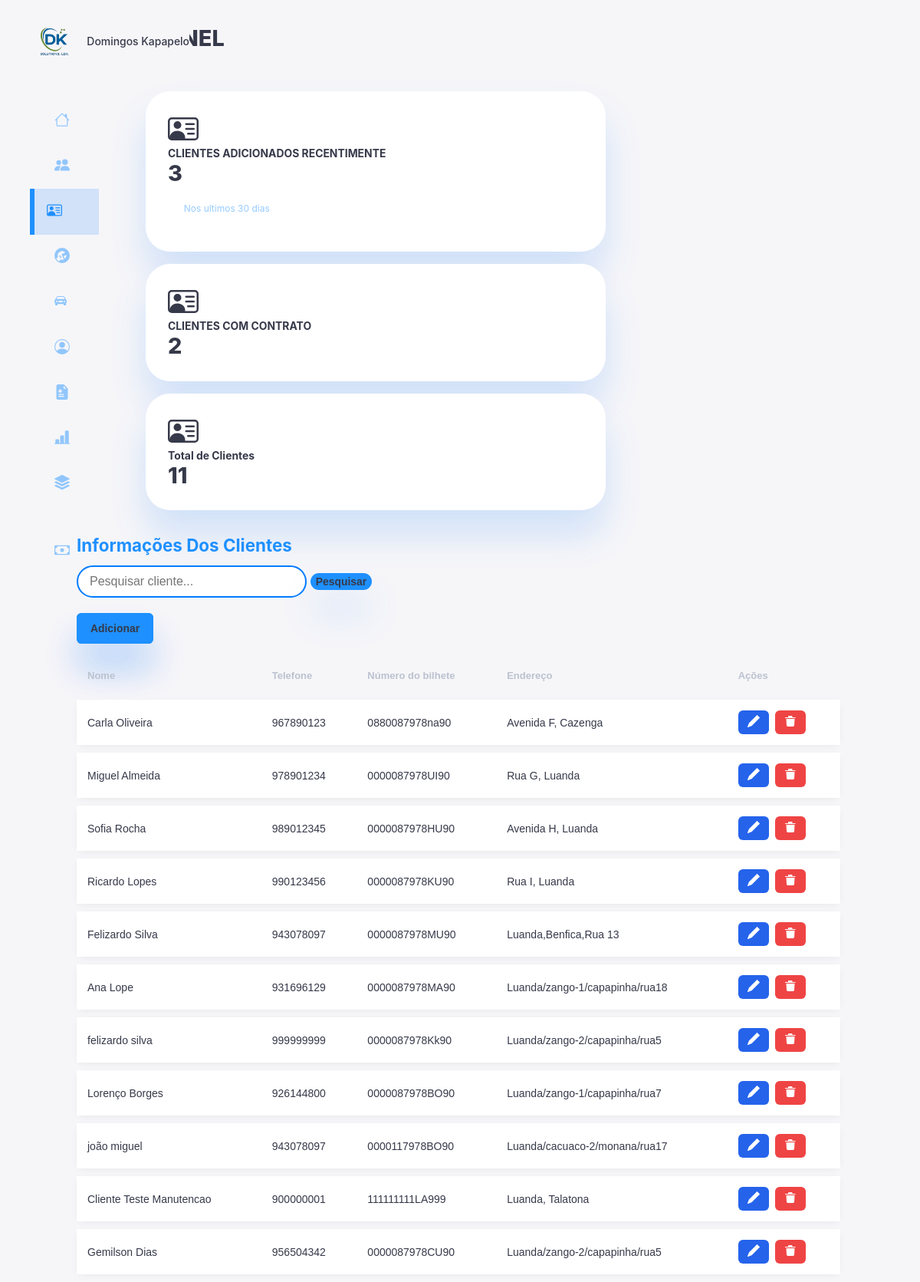
The app's page /Admistrador/clientes.php (signed in) with its own data.
### tables this page shows
CREATE TABLE `clientes` (
  `id_cliente` int(11) NOT NULL,
  `nome` varchar(100) NOT NULL,
  `telefone` varchar(20) DEFAULT NULL,
  `numero_bi` varchar(20) NOT NULL,
  `endereco` varchar(200) DEFAULT NULL,
  `criado_em` timestamp NOT NULL DEFAULT current_timestamp(),
  `email` varchar(255) NOT NULL
);

### Admistrador/models/clientes _models.php (called while the page is built, shortened)
<?php
            include_once('./configuracao/conexao.php');
            require_once "./funcoes/elimina.php";
            $pesquisa = isset($_GET['pesquisar']) ? $_GET['pesquisar'] : '';
            if($pesquisa == ''){
                $sql = "SELECT * FROM clientes";
                $stmt = $conn->prepare($sql);
            }
            $stmt->execute();
            $result = $stmt->get_result();
?>

### Admistrador/clientes.php (the view, shortened to what this page needs)
<?php
        include_once('./configuracao/conexao.php');
        include_once("./models/clientes _models.php");
?>
<!DOCTYPE html>
<html lang="pt">
 <head>
    <link rel="stylesheet" href="../views/css/Clientes.css?v=1.0">
  </head>
   <body>
    <div class="container">
   <?php include_once('sidebar.php');?>
              <main>
                <h1 class="cina">PAINEL </h1>
                 <div class="insights">
                    <div class="sales">
                        <span>
                        </span>
                        <div class="midlle">
                                <h3>  CLIENTES ADICIONADOS RECENTIMENTE</h3>
                               <?php
                                $sql_clientes_recentes = "SELECT COUNT(*) AS total FROM clientes WHERE criado_em >= DATE_SUB(NOW(), INTERVAL 30 DAY)";
                                $result_clientes_recentes = mysqli_query($conn, $sql_clientes_recentes);
                                $row_clientes_recentes = mysqli_fetch_assoc($result_clientes_recentes);
                                $total_clientes_recentes = $row_clientes_recentes['total'];
                                ?>
                            <p class="numero-dashboard"><h1><?=$total_clientes_recentes  ?></h1></p>
                        </div>
                        <small class="text-muted">
                            Nos ultimos 30 dias
                        </small>
                    </div>
                           <div class="sales">
                        <span>
                        </span>
                        <div class="midlle">
                                <h3> CLIENTES COM  CONTRATO </h3>
                            <?php
                        $sql_clientes_contrato = "SELECT COUNT(DISTINCT id_cliente) AS total FROM contratos";
                        $result_clientes_contrato = mysqli_query($conn, $sql_clientes_contrato);
                        $row_clientes_contrato = mysqli_fetch_assoc($result_clientes_contrato);
                        $total_clientes_contrato = $row_clientes_contrato['total'];
                        ?>
                        <p class="numero-dashboard"><h1><?= $total_clientes_contrato ?></h1></p>
                        </div>
                    </div>
                        <div class="sales">
                        <span>
                        </span>
                        <div class="midlle">
                            <?php
                            $sql_total_clientes = "SELECT COUNT(*) AS total FROM clientes";
                            $result_total_clientes = mysqli_query($conn, $sql_total_clientes);
                            $row_total_clientes = mysqli_fetch_assoc($result_total_clientes);
                            $total_clientes = $row_total_clientes['total'];
                            ?>
                            <h3>Total de Clientes</h3>
                            <p class="numero-dashboard">
                          <h1><?= $total_clientes ?></h1> </p>
                        </div>
                    </div>
                 </div>
            <div class="Recent-Order">
                <h2>Informações Dos Clientes</h2>
                        <form method="GET" action="">
                <div class="search-container">
                   <input type="text"
       id="pesquisa"
       placeholder="Pesquisar cliente..."
        class="searchInput">
                    <button type="submit" class="Pesquisar">
                        <h3>Pesquisar</h3>                     </button>
                </div>
            </form>
                 <div class="btn-add">
                    <a href="registar_clientes.php">
                        <button class="btn-add">
                           <h3>Adicionar </h3>
                        </button>
                    </a>
                </div>
             <div class="table-container">
                <table   class="modern-table">
                    <thead>
                        <tr>
                            <th>Nome</th>
                            <th> Telefone</th>
                            <th>Número do bilhete</th>
                            <th>Endereço</th>
                            <th>Ações</th>
                        </tr>
                    </thead>
                    <tbody>
                      <tbody id="resultado">
<?php
    if ($result->num_rows > 0) {
        while ($row = $result->fetch_assoc()) {
            echo "<tr>";
            echo "<td>".$row['nome']."</td>";
            echo "<td>".$row['telefone']."</td>";
            echo "<td>".$row['numero_bi']."</td>";
            echo "<td>".$row['endereco']."</td>";
            echo "<td class='actions'>
                <a class='btn view' href='Atualizacao_do_Cliente.php?id=".$row['id_cliente']."'>
                    <svg xmlns='http://www.w3.org/2000/svg' width='16' height='16' fill='currentColor' class='bi bi-pencil' viewBox='0 0 16 16'>
                        <path d='M12.146.146a.5.5 0 0 1 .708 0l3 3a.5.5 0 0 1 0 .708l-10 10a.5.5 0 0 1-.168.11l-5 2a.5.5 0 0 1-.65-.65l2-5a.5.5 0 0 1 .11-.168z'/>
                    </svg>
                </a>";
            if ($_SESSION['nivel'] === "admin") {
                echo "<a class='btn delete' href='clientes.php?excluir_id=".$row['id_cliente']."' onclick=\"return confirm('Tem certeza que deseja deletar?')\">
                    <svg xmlns='http://www.w3.org/2000/svg' width='16' height='16' fill='currentColor' class='bi bi-trash3' viewBox='0 0 16 16'>
                        <path d='M6.5 1h3a1 1 0 0 1 1 1V3h4v1H1V3h4V2a1 1 0 0 1 1-1z'/>
                        <path d='M2.5 5h11l-.5 8.5A2 2 0 0 1 11 15H5a2 2 0 0 1-2-1.5L2.5 5z'/>
                    </svg>
                </a>";
            }
            echo "</td>";
            echo "</tr>";
        }
    }
?>
</tbody>
           </table>
          </div>
              </main>
               <div class="right">
                </div>
        </div>
 </body>
</html>

### views/css/clientes.css (style rules this page uses)
:root { --color-primary: #1e90ff ; --color-danger: #ff7782; --color-success: #41f1b6; --color-warning: #ffbb55; --color-white: #fff; --color-info-dark: #1e8fff77 ; --color-info-light: #dce; --color-dark: #363949; --color-light: rgba(11, 114, 248, 0.158); --color-primary-variant: #1e90ff; --color-dark-variant: #1e90ff; --color-background: #f6f6f9; --card-border-radius: 2rem; --card-border-radius-1: 0.4rem; --card-border-radius-2: 0.8rem; --card-border-radius-3: 1.2rem; --card-padding: 1.8rem; --padding-2: 1.2rem; --box-shadow: 0 2rem 3rem var(--color-light); }
* { margin: 0; padding: 0; outline: 0; appearance: none; border: 0; text-decoration: none; list-style: none; box-sizing: border-box; }
html { font-size: 16px; }
body { width: 100vw; height: 100vh; font-family: 'Inter', sans-serif; background: var(--color-background); user-select: none; overflow-x: hidden ; color: var(--color-dark); transition: opacity 1s ease; }
.container { display: grid; width: 96%; margin: 0 auto; gap: 1.8rem; grid-template-columns: 14rem auto 23rem; }
a { color: var(--color-dark); }
h1 { font-weight: 800; font-size: 1.8rem; }
h2 { font-size: 1.4rem; }
h3 { font-size: 0.87rem; }
small { font-size: 0.75rem; }
.text-muted { color: var(--color-info-dark); }
p { color: var(--color-dark-variant); }
main { margin-top: 2rem; margin-left: 10px; }
main .insights { display: grid; grid-template-columns: repeat(3,1fr); gap: 10px; margin-top: 36px; }
main .insights > div { background: var(--color-white); padding: var(--card-padding); border-radius: var(--card-border-radius); margin-top: 1rem; box-shadow: var(--box-shadow); transition: all 300ms ease; width: 290px; }
main .insights small { margin: 1.3rem; display: block; }
main .Recent-Order { margin-top: 2rem; }
main .Recent-Order h2 { margin-bottom: 0.8rem; color: var(--color-dark-variant); }
main .Recent-Order .search-container { width: 100%; margin-bottom: 20px; display: flex; }
main .Recent-Order .searchInput { width: 300px; padding: 10px 15px; font-size: 16px; border: 2px solid #007bff; border-radius: 25px; outline: none; transition: 0.3s; background: var(--color-white); color:var(--color-dark); }
main .Recent-Order .btn-add { background:#1e90ff; border-radius: var(--card-border-radius-1); width: 100px; margin-bottom: 10px; color:var(--color-dark); height: 40px; box-shadow: var(--box-shadow); }
main .Recent-Order .Pesquisar { background:#1e90ff; border-radius: 25px; width: 80px; margin-bottom: 10px; color:var(--color-dark); box-shadow: var(--box-shadow); margin-left: 5px; font-size: 16px; margin-top: 10px; }
.modern-table { width: 100%; border-collapse: separate; border-spacing: 0 10px; font-family: Arial, sans-serif; }
.modern-table thead th { text-align: left; padding: 14px; font-size: 13px; color: #bbc2cf; }
.modern-table tbody tr { background: var(--color-white); box-shadow: 0 2px 8px rgba(0,0,0,0.05); border-radius: 10px; transition: 0.2s; }
.modern-table td { padding: 14px; font-size: 14px; color: var(--color-dark); }
.actions { display: flex; gap: 8px; }
.btn { padding: 6px 12px; border-radius: 6px; text-decoration: none; font-size: 13px; transition: 0.2s; }
.btn.view { background: #2563eb; color: white; }
.btn.delete { background: #ef4444; color: white; }
.right { margin-top: 1.4rem; }
@media screen and (max-width: 1200px) { .container { width: 94%; grid-template-columns: 7rem auto 23rem; } }
@media screen and (max-width: 1200px) { main .insights { grid-template-columns: 1fr; gap: 0; } }
@media screen and (max-width: 1200px) { main .insights > div { width: 600px; } }
@media screen and (max-width: 1200px) { main .Recent-Order { width: 94%; position: absolute; left:100px; transform: translateX(- 50%); margin: 2rem 0 0 8.rem; } }
@media screen and (max-width: 1200px) { main .Recent-Order table { width: 83vw; } }
.sales { position: relative; }

### records on screen
clientes: nome "Carla Oliveira", telefone "967890123", numero_bi "0880087978na90", endereco "Avenida F, Cazenga"
clientes: nome "Miguel Almeida", telefone "978901234", numero_bi "0000087978UI90", endereco "Rua G, Luanda"
clientes: nome "Sofia Rocha", telefone "989012345", numero_bi "0000087978HU90", endereco "Avenida H, Luanda"
clientes: nome "Ricardo Lopes", telefone "990123456", numero_bi "0000087978KU90", endereco "Rua I, Luanda"
clientes: nome "Felizardo Silva", telefone "943078097", numero_bi "0000087978MU90", endereco "Luanda,Benfica,Rua 13"
clientes: nome "Ana Lope", telefone "931696129", numero_bi "0000087978MA90", endereco "Luanda/zango-1/capapinha/rua18"
clientes: nome "felizardo silva", telefone "999999999", numero_bi "0000087978Kk90", endereco "Luanda/zango-2/capapinha/rua5"
clientes: nome "Lorenço Borges", telefone "926144800", numero_bi "0000087978BO90", endereco "Luanda/zango-1/capapinha/rua7"
clientes: nome "joão miguel", telefone "943078097", numero_bi "0000117978BO90", endereco "Luanda/cacuaco-2/monana/rua17"
clientes: nome "Cliente Teste Manutencao", telefone "900000001", numero_bi "111111111LA999", endereco "Luanda, Talatona"
clientes: nome "Gemilson Dias", telefone "956504342", numero_bi "0000087978CU90", endereco "Luanda/zango-2/capapinha/rua5"

### other values on screen
$total_clientes_recentes "3"
$total_clientes_contrato "2"
$total_clientes "11"
